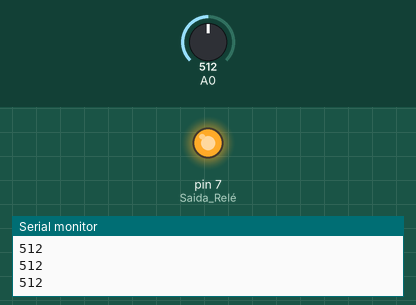
Recording of a program running on a simulated Arduino Mega 2560, built with avr-gcc and run on an emulated ATmega2560. Shown: output pins drawn as LEDs (lit = HIGH), the last lines printed to the serial monitor. Inputs (shaded band) come from the test bench; at power-on: A0 = 512.

Above: at 1.2 s.
1.3 s: A0 set to 491
At 2.1 s:
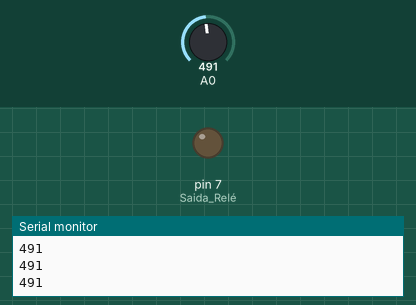
2.8 s: A0 set to 510
At 3.3 s:
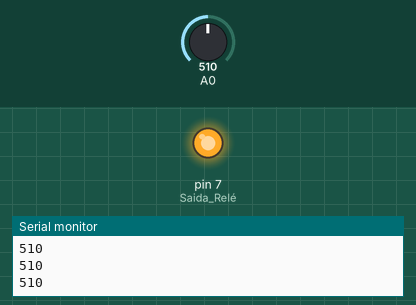
4.3 s: A0 set to 490
At 5.6 s:
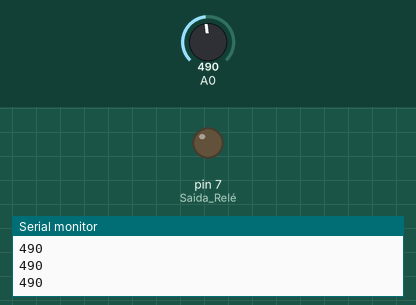
Timing chart, 0 to 7.3 s (numbered marks = the images above; inputs shaded):
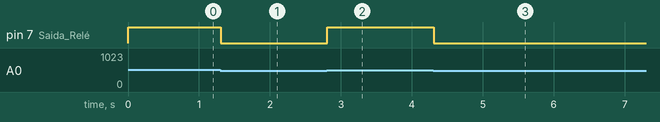

The program:

main.cpp
```cpp
#include <Arduino.h>

// put function declarations here:
// VARIAVEL LEITURA ANALOGICA
int sensorValue = 0;


void setup() {
  // put your setup code here, to run once:
  Serial.begin(9600); // Inicia a comunicação serial
  pinMode(7, OUTPUT); // Saida Relé
}

void loop() {

  //Serial.println("Ligando o Relé"); // Mensagem no Monitor Serial
  //digitalWrite(7, LOW); // Liga o Relé
  //delay(5000); // Espera 5 segundos
  //Serial.println("Desligando o Relé"); // Mensagem no Monitor Serial
  //digitalWrite(7, LOW); // Desliga o Relé
  //delay(5000); // Espera 5 segundos
  sensorValue = analogRead(A0);

  Serial.println(sensorValue);

  if(sensorValue < 500){
    digitalWrite(7, LOW);

  }else{
    digitalWrite(7, HIGH);
  }


}
```

Measured:
- the behaviour switches between 500 and 499 on A0 (found by bisection; images 0 and 1)
- after the input at 1.3 s, pin 7 (Saida_Relé): HIGH → LOW at once
- after the input at 2.8 s, pin 7 (Saida_Relé): LOW → HIGH at once
- after the input at 4.3 s, pin 7 (Saida_Relé): HIGH → LOW at once
